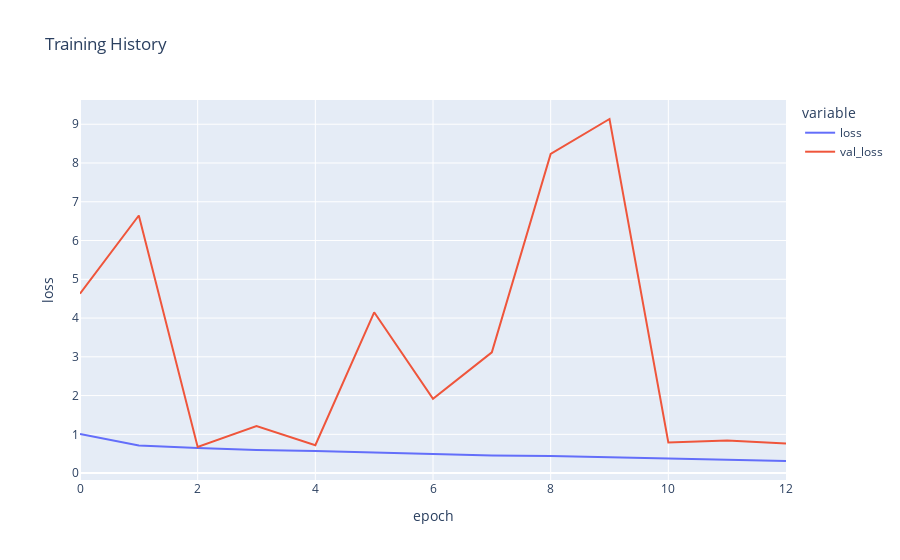

Notebook code for this chart:
### Code cell
fx = px.line(
    history_gender.history, y=["loss", "val_loss"],
    labels = {'index':'epoch', 'value':'loss'},
    title = 'Training History')

fig.show()

### Figure 1 — Plotly figure (JSON) as saved in the notebook; plotly's stock layout.template omitted (floating-point values rounded to 4 significant figures)
{"data": [{"hovertemplate": "variable=loss<br>epoch=%{x}<br>loss=%{y}<extra></extra>", "legendgroup": "loss", "line": {"color": "#636efa", "dash": "solid"}, "marker": {"symbol": "circle"}, "mode": "lines", "name": "loss", "orientation": "v", "showlegend": true, "x": [0, 1, 2, 3, 4, 5, 6, 7, 8, 9, 10, 11, 12], "xaxis": "x", "y": [1.01, 0.711, 0.6478, 0.5929, 0.5674, 0.5278, 0.5004, 0.4563, 0.4392, 0.4044, 0.3745, 0.3334, 0.3123], "yaxis": "y", "type": "scatter"}, {"hovertemplate": "variable=val_loss<br>epoch=%{x}<br>loss=%{y}<extra></extra>", "legendgroup": "val_loss", "line": {"color": "#EF553B", "dash": "solid"}, "marker": {"symbol": "circle"}, "mode": "lines", "name": "val_loss", "orientation": "v", "showlegend": true, "x": [0, 1, 2, 3, 4, 5, 6, 7, 8, 9, 10, 11, 12], "xaxis": "x", "y": [4.627, 6.646, 0.672, 1.211, 0.72, 4.149, 1.917, 3.116, 8.234, 9.135, 0.7889, 0.8393, 0.7626], "yaxis": "y", "type": "scatter"}], "layout": {"xaxis": {"anchor": "y", "domain": [0, 1], "title": {"text": "epoch"}, "type": "linear", "range": [0, 12], "autorange": true}, "yaxis": {"anchor": "x", "domain": [0, 1], "title": {"text": "loss"}, "type": "linear", "range": [-0.1778, 9.625], "autorange": true}, "legend": {"title": {"text": "variable"}, "tracegroupgap": 0}, "title": {"text": "Training History"}, "autosize": true}}
